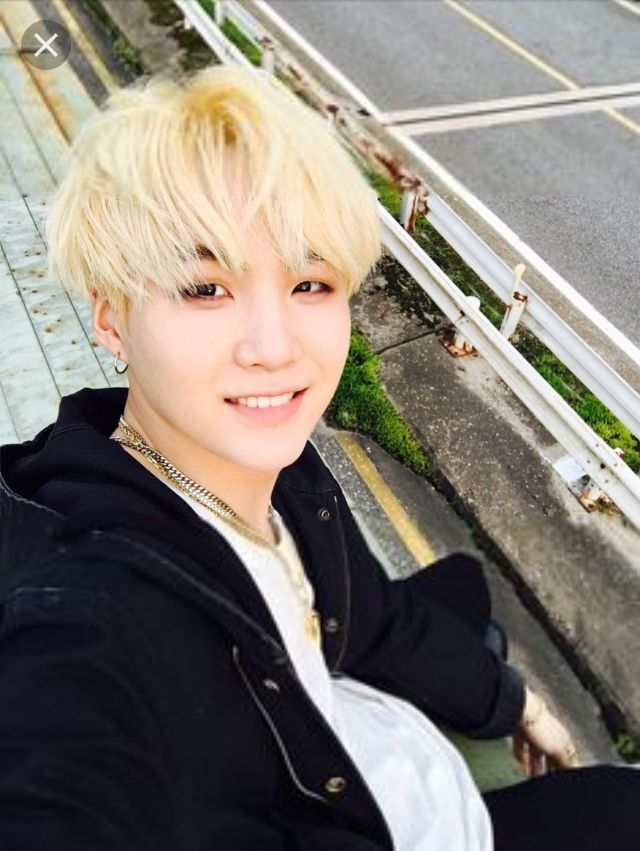
#> input picture python/suga.jpg, 640 x 851 px
$ python filtergram.py
#> lines starting #> are read from the running program, lines starting #| are printed output that depends on the picture
### python/Filters.py
# Rename this file to be "filters.py"
# Add commands to import modules here.

# Define your load_img() function here.
#       Parameters: The name of the file to be opened (string)
#       Returns: The image object with the opened file.

from PIL import Image

def load_img(filename):
#> called with filename = 'suga.jpg'
    return Image.open(filename)
#> returned value is the input picture: PIL image 640x851 RGB; mean R, G, B 131.7, 125.3, 117.2

# Define your show_img() function here.
#       Parameters: The image object to display.
#       Returns: nothing.
def show_img(image):
    image.show()

# Define your save_img() function here.
#       Parameters: The image object to save, the name to save the file as (string)
#       Returns: nothing.
def save_img(image, filename):
    image.save(filename)

# Define your obamicon() function here.
#       Parameters: The image object to apply the filter to.
#       Returns: A New Image object with the filter applied.

### python/filtergram.py
from Filters import *


#loop thrught the list of pixels

def tal_blackAndWhite(im):
    pixels = list(im.getdata())
#> pixels = 544640 items
    for i in range(len(pixels)):
        pixel = pixels[i] #pixel is a variable that is a tree touple


        red = pixel[0]
        green = pixel[1]
        blue = pixel[2]

        intensity = red + green + blue
        if intensity <182:
            pixels[i] = 	(0,0,255)
        elif intensity < 364:
            pixels[i] = (0, 128, 128)
        elif intensity <546:
            pixels[i] = 	(65,105,225)
        else:
            pixels[i] = (135,206,250)
#> this loop made 544640 passes
#> (red, green, blue, intensity) on passes 1 to 3: (176, 177, 143, 496), (177, 178, 144, 499), (178, 179, 145, 502)

    im.putdata(pixels)
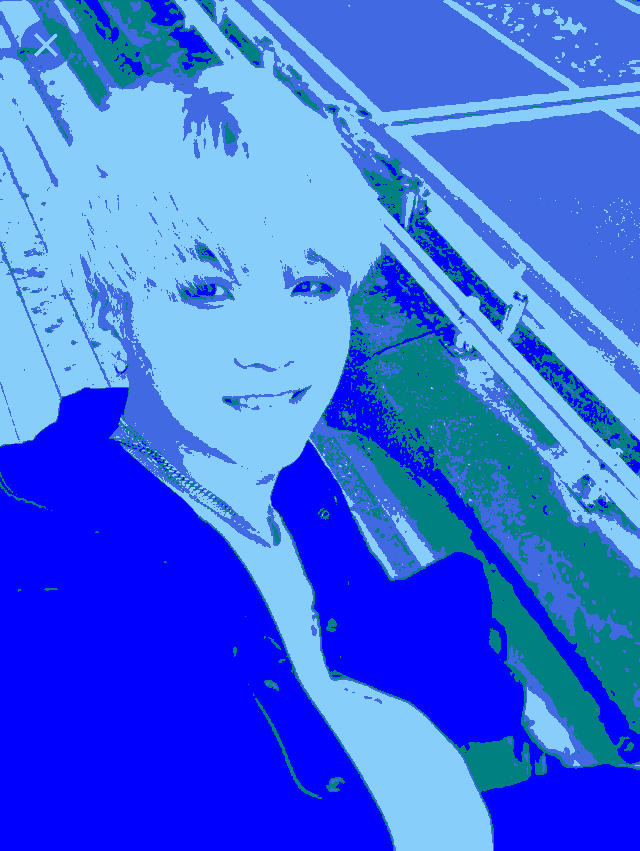
#> im: PIL image 640x851 RGB; mean R, G, B 59, 106.6, 231.7
    return im

def main():
    inside = load_img("suga.jpg")
    personal_img = tal_blackAndWhite(inside)
    save_img(personal_img, "obamicaon_img.jpg")

    show_img(personal_img)
    #fine the intensity of each of the pixels
    #change the color of the pixels depedning on the intensity
    #if the colors match up swith them to the desired shade
    #return image as an object.
if __name__ == '__main__':
    main()

$ run again, with python/images.jpg copied over python/suga.jpg
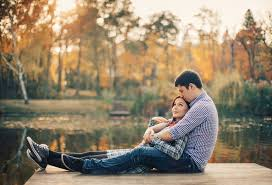
#> input picture python/images.jpg, 272 x 185 px
#> in load_img, returned value is the input picture: PIL image 272x185 RGB; mean R, G, B 148.4, 132.7, 109.9
#> pixels = 50320 items
#> the loop in tal_blackAndWhite, `for i in range(len(pixels)):` made 50320 passes
#> (red, green, blue, intensity) on passes 1 to 3: (83, 74, 57, 214), (52, 43, 26, 121), (87, 79, 60, 226)
#> in tal_blackAndWhite, `im.putdata(pixels)`:
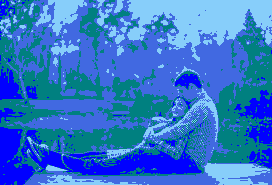
#> im: PIL image 272x185 RGB; mean R, G, B 49.1, 116.7, 203.4
